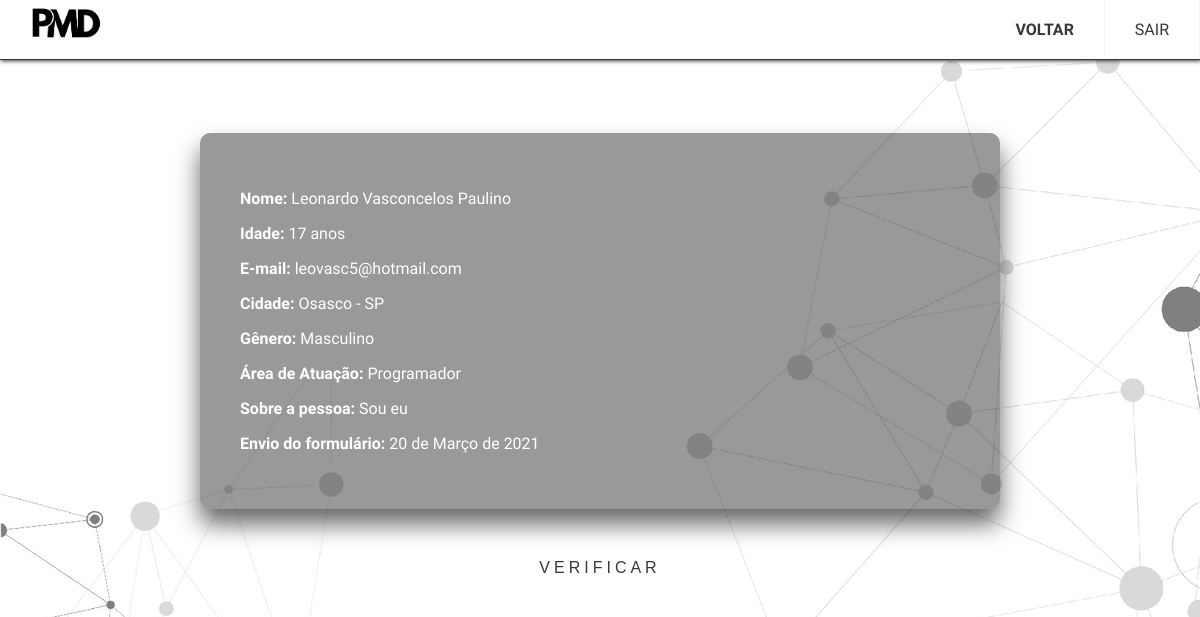
Page /admin/tc_ver.php?num1=641206&cod=25 (signed in) on the committed database.
### tables this page shows
CREATE TABLE IF NOT EXISTS `insc_tc` (
  `id` int(11) NOT NULL AUTO_INCREMENT,
  `nome` varchar(128) NOT NULL,
  `idade` int(11) NOT NULL,
  `email` varchar(64) NOT NULL,
  `cidade` varchar(64) NOT NULL,
  `genero` varchar(32) NOT NULL,
  `area_de_atuacao` varchar(64) NOT NULL,
  `voce` varchar(264) NOT NULL,
  `data` varchar(10) NOT NULL,
  `verificado` tinyint(1) NOT NULL,
  PRIMARY KEY (`id`)
);

### admin/tc_ver.php (the view, shortened to what this page needs)
<?php
if(isset($_SESSION["numLogin"])){
    $n1 = $_GET['num1'];
}else{
    exit;
}
?>
<!DOCTYPE html>
<html lang="pt-br">
<head>
    <link href="../index.css" rel="stylesheet" type="text/css">
    <link href="../bar.css" rel="stylesheet" type="text/css">
    <link href="../carousel.css" rel="stylesheet">
    <link href="../parceiros.css" rel="stylesheet">
    <link href="button.css" rel="stylesheet">
    <link href="div.css" rel="stylesheet">
</head>
<body>
<header class="header">
  <img src="../img\logo.png" id="logo1" title="Projeto Midia">
  <ul class="menu">
    <li><a href="tc.php?<?php echo 'num1='.$n1; ?>" id='QS' class="neg">VOLTAR</a></li>
    <li><a href="#c2" id='EQ' onmouseover="this.style.backgroundColor='#ff0000'; this.style.color='#ffffff'"
    onmouseout="this.style.backgroundColor='#ffffff';this.style.color='#353839'" onclick="location.href='destroy.php'">SAIR</a></li>
  </ul>
</header>
<br><br><br><br><br><br><br>
<div class = 'login-box'>
<form name="mensagem" action="<?php echo $_SERVER['PHP_SELF'].'?num1='.$n1.'&cod='.$_GET['cod']?>" method='POST'>
    <?php
$codigo = $_GET['cod'];
include 'conexao.inc';
$sql = "SELECT* FROM insc_tc WHERE id = $codigo";
$res = mysqli_query($conexao, $sql);
while($elemento = mysqli_fetch_row($res)){
    $id = $elemento[0];
    $nome = $elemento[1];
    $idade = $elemento[2];
    $email = $elemento[3];
    $cidade = $elemento[4];
    $genero = $elemento[5];
    $area = $elemento[6];
    $voce = $elemento[7];
    $data = $elemento[8];
    $tc = "SELECT* FROM insc_tc WHERE verificado = 0";
    $res_tc = mysqli_query($conexao, $tc);
    while($elemento_tc = mysqli_fetch_row($res_tc)){
      $id = $elemento_tc[0];
      $nome = $elemento_tc[1];
      $idade = $elemento_tc[2];
      $email = $elemento_tc[3];
      $cidade = $elemento_tc[4];
      $genero = $elemento_tc[5];
      $area = $elemento_tc[6];
      $voce = $elemento_tc[7];
      $data = $elemento_tc[8];
    }
    $dia = substr($data, 8);
    $mes = substr($data, 5, 2);
    $ano = substr($data, 0, 4);
    if($mes == "01"){
      $mes = "Janeiro";
    }elseif($mes == "02"){
      $mes = "Fevereiro";
    }elseif($mes == "03"){
      $mes = "Março";
    }elseif($mes == "04"){
      $mes = "Abril";
    }elseif($mes == "05"){
      $mes = "Maio";
    }elseif($mes == "06"){
      $mes = "Junho";
    }elseif($mes == "07"){
      $mes = "Julho";
    }elseif($mes == "08"){
      $mes = "Agosto";
    }elseif($mes == "09"){
      $mes = "Setembro";
    }elseif($mes == "10"){
      $mes = "Outubro";
    }elseif($mes == "11"){
      $mes = "Novembro";
    }elseif($mes == "12"){
      $mes = "Dezembro";
    }
    echo "
    <a href='tc_ver.php?num1=".$n1."&cod=".$id."'>
      <div class='box'>
          <p><b>Nome: </b>$nome </p>
          <p><b>Idade: </b>$idade anos</p>
          <p><b>E-mail: </b>$email </p>
          <p><b>Cidade: </b>$cidade </p>
          <p><b>Gênero: </b>$genero </p>
          <p><b>Área de Atuação: </b>$area </p>
          <p><b>Sobre a pessoa: </b>$voce </p>
          <p><b>Envio do formulário: </b>$dia de $mes de $ano </p>
      </div>
    </a>
    <br><br>
  ";
}
?>
<center>
<button name='verificar'>
        <span></span>
        <span></span>
        <span></span>
        <span></span>
        VERIFICAR
      </button>
</center>
    </form>
</div>
<br><br><br>

### index.css (style rules this page uses)
body { margin: 0; font-family: 'Montserrat', sans-serif; font-family: 'Mukta', sans-serif; background-image: url('img/background.jpg'); }
p { text-align: justify; }

### bar.css (style rules this page uses)
body { margin: 0; font-family: 'Nanum Gothic', sans-serif; background-color: #f4f4f4; }
#logo1 { width: 6%; margin-top:0.50%; margin-left: 2.5%; margin-right: 2.5%; cursor: pointer; }
.header { background-color: #fff; box-shadow: 1px 1px 4px 0 #353839; position: fixed; width: 100%; z-index: 3; border-bottom:solid #353839 1px; }
.header ul { margin: 0; padding: 0; list-style: none; overflow: hidden; background-color: #fff; }
.header li a { display: block; padding: 13px 20px; border-right: 1px solid #f4f4f4; text-decoration: none; color:#353839; }
.header .menu { clear: both; max-height: 0; transition: max-height .2s ease-out; }
@media (min-width: 48em) { .header li { float: left; } }
@media (min-width: 48em) { .header li a { padding: 20px 30px; } }
@media (min-width: 48em) { .header .menu { clear: none; float: right; max-height: none; } }

### admin/button.css (style rules this page uses)
html { height: 100%; }
body { margin:0; padding:0; margin: 0; font-family: 'Nanum Gothic', sans-serif; background-image: url('img/background.jpg'); }
#center, button { margin: auto; }
button { background-color: transparent; border-color: transparent; cursor: pointer; }
.login-box form button { position: relative; display: inline-block; padding: 10px 20px; color: #353839; font-size: 16px; text-decoration: none; text-transform: uppercase; overflow: hidden; transition: .5s; letter-spacing: 4px; text-align: center; }
.login-box button span { position: absolute; display: block; }
.login-box button span:nth-child(1) { top: 0; left: -100%; width: 100%; height: 2px; background: linear-gradient(90deg, transparent, #353839); animation: btn-anim1 1s linear infinite; }
.login-box button span:nth-child(2) { top: -100%; right: 0; width: 2px; height: 100%; background: linear-gradient(180deg, transparent, #353839); animation: btn-anim2 1s linear infinite; animation-delay: .25s }
.login-box button span:nth-child(3) { bottom: 0; right: -100%; width: 100%; height: 2px; background: linear-gradient(270deg, transparent, #353839); animation: btn-anim3 1s linear infinite; animation-delay: .5s }
.login-box button span:nth-child(4) { bottom: -100%; left: 0; width: 2px; height: 100%; background: linear-gradient(360deg, transparent, #353839); animation: btn-anim4 1s linear infinite; animation-delay: .75s }

### admin/div.css (style rules this page uses)
body { background-image: url('../img/background.jpg'); }
.box { top: 50%; left: 50%; width: 800px; padding: 40px; background: rgba(0,0,0,.4); box-sizing: border-box; box-shadow: 0 15px 25px rgba(0,0,0,.6); border-radius: 10px; margin: auto; }
a { text-decoration: none; color: #ffffff; }
p { text-decoration: none; color: #ffffff; }
.neg { font-weight: bold; }

### rows in the picture
insc_tc: insc_tc.nome "Leonardo Vasconcelos Paulino", insc_tc.idade "17", insc_tc.email "leovasc5@hotmail.com", insc_tc.cidade "Osasco - SP", insc_tc.genero "Masculino", insc_tc.area_de_atuacao "Programador", insc_tc.voce "Sou eu", insc_tc.data "20", insc_tc.data "Março", insc_tc.data "2021"
